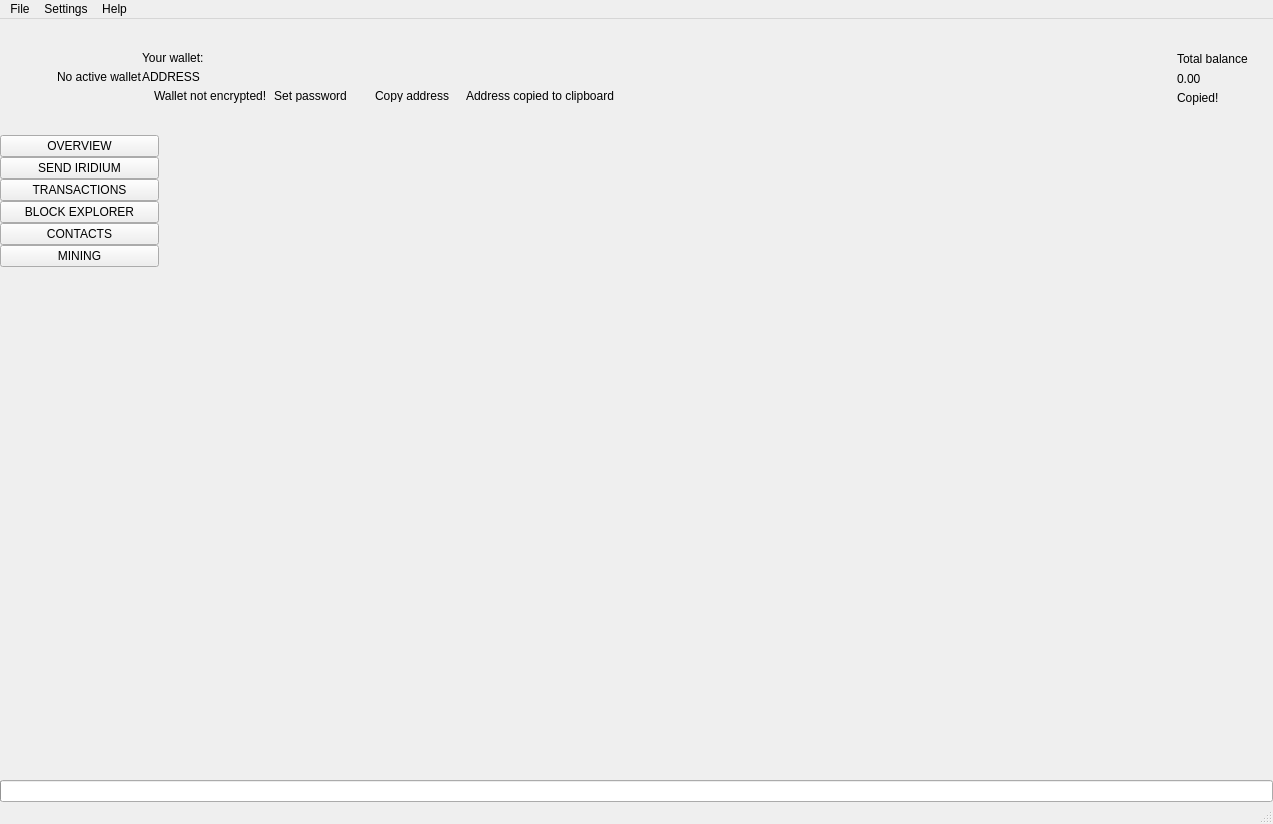
 <widget class="QMainWindow" name="MainWindow">
  <property name="geometry">
   <rect>
    <x>0</x>
    <y>0</y>
    <width>1273</width>
    <height>824</height>
   </rect>
  </property>
  <property name="sizePolicy">
   <sizepolicy hsizetype="Preferred" vsizetype="Preferred">
    <horstretch>0</horstretch>
    <verstretch>0</verstretch>
   </sizepolicy>
  </property>
  <property name="minimumSize">
   <size>
    <width>1260</width>
    <height>600</height>
   </size>
  </property>
  <property name="maximumSize">
   <size>
    <width>16777215</width>
    <height>16777215</height>
   </size>
  </property>
  <property name="windowTitle">
   <string>MainWindow</string>
  </property>
  <property name="windowIcon">
   <iconset>
    <normaloff>:/images/intensecoin</normaloff>:/images/intensecoin</iconset>
  </property>
  <widget class="QWidget" name="centralwidget">
   <layout class="QVBoxLayout" name="verticalLayout_2">
    <property name="spacing">
     <number>0</number>
    </property>
    <property name="leftMargin">
     <number>0</number>
    </property>
    <property name="topMargin">
     <number>0</number>
    </property>
    <property name="rightMargin">
     <number>0</number>
    </property>
    <property name="bottomMargin">
     <number>0</number>
    </property>
    <item>
     <widget class="QFrame" name="m_headerFrame">
      <property name="minimumSize">
       <size>
        <width>0</width>
        <height>116</height>
       </size>
      </property>
      <property name="maximumSize">
       <size>
        <width>16777215</width>
        <height>116</height>
       </size>
      </property>
      <property name="frameShape">
       <enum>QFrame::NoFrame</enum>
      </property>
      <property name="frameShadow">
       <enum>QFrame::Raised</enum>
      </property>
      <layout class="QHBoxLayout" name="horizontalLayout_3">
       <property name="spacing">
        <number>0</number>
       </property>
       <property name="leftMargin">
        <number>0</number>
       </property>
       <property name="topMargin">
        <number>0</number>
       </property>
       <property name="rightMargin">
        <number>25</number>
       </property>
       <property name="bottomMargin">
        <number>0</number>
       </property>
       <item>
        <spacer name="horizontalSpacer_2">
         <property name="orientation">
          <enum>Qt::Horizontal</enum>
         </property>
         <property name="sizeType">
          <enum>QSizePolicy::Fixed</enum>
         </property>
         <property name="sizeHint" stdset="0">
          <size>
           <width>30</width>
           <height>20</height>
          </size>
         </property>
        </spacer>
       </item>
       <item>
        <widget class="QLabel" name="m_logoLabel">
         <property name="text">
          <string/>
         </property>
        </widget>
       </item>
       <item>
        <spacer name="horizontalSpacer_5">
         <property name="orientation">
          <enum>Qt::Horizontal</enum>
         </property>
         <property name="sizeType">
          <enum>QSizePolicy::Fixed</enum>
         </property>
         <property name="sizeHint" stdset="0">
          <size>
           <width>20</width>
           <height>20</height>
          </size>
         </property>
        </spacer>
       </item>
       <item>
        <widget class="WalletGui::WalletSmallGrayTextLabel" name="m_noWalletLabel">
         <property name="text">
          <string>No active wallet</string>
         </property>
        </widget>
       </item>
       <item>
        <widget class="QFrame" name="m_walletFrame">
         <property name="frameShape">
          <enum>QFrame::NoFrame</enum>
         </property>
         <property name="frameShadow">
          <enum>QFrame::Raised</enum>
         </property>
         <layout class="QVBoxLayout" name="verticalLayout_3">
          <property name="spacing">
           <number>5</number>
          </property>
          <property name="leftMargin">
           <number>0</number>
          </property>
          <property name="topMargin">
           <number>0</number>
          </property>
          <property name="rightMargin">
           <number>0</number>
          </property>
          <property name="bottomMargin">
           <number>0</number>
          </property>
          <item>
           <spacer name="verticalSpacer_3">
            <property name="orientation">
             <enum>Qt::Vertical</enum>
            </property>
            <property name="sizeType">
             <enum>QSizePolicy::Minimum</enum>
            </property>
            <property name="sizeHint" stdset="0">
             <size>
              <width>20</width>
              <height>40</height>
             </size>
            </property>
           </spacer>
          </item>
          <item>
           <widget class="WalletGui::WalletSmallGrayTextLabel" name="m_walletLabel">
            <property name="text">
             <string>Your wallet:</string>
            </property>
            <property name="indent">
             <number>0</number>
            </property>
           </widget>
          </item>
          <item>
           <widget class="QLabel" name="m_addressLabel">
            <property name="sizePolicy">
             <sizepolicy hsizetype="Preferred" vsizetype="Preferred">
              <horstretch>0</horstretch>
              <verstretch>0</verstretch>
             </sizepolicy>
            </property>
            <property name="cursor">
             <cursorShape>PointingHandCursor</cursorShape>
            </property>
            <property name="toolTip">
             <string>Click to copy</string>
            </property>
            <property name="text">
             <string>ADDRESS</string>
            </property>
            <property name="indent">
             <number>0</number>
            </property>
           </widget>
          </item>
          <item>
           <layout class="QHBoxLayout" name="horizontalLayout_2">
            <property name="spacing">
             <number>0</number>
            </property>
            <item alignment="Qt::AlignTop">
             <widget class="QFrame" name="m_notEncryptedFrame">
              <property name="frameShape">
               <enum>QFrame::NoFrame</enum>
              </property>
              <property name="frameShadow">
               <enum>QFrame::Raised</enum>
              </property>
              <layout class="QHBoxLayout" name="horizontalLayout_4">
               <property name="spacing">
                <number>0</number>
               </property>
               <property name="leftMargin">
                <number>0</number>
               </property>
               <property name="topMargin">
                <number>0</number>
               </property>
               <property name="rightMargin">
                <number>0</number>
               </property>
               <property name="bottomMargin">
                <number>0</number>
               </property>
               <item alignment="Qt::AlignVCenter">
                <widget class="QLabel" name="m_notEncryptedIconLabel">
                 <property name="text">
                  <string/>
                 </property>
                 <property name="pixmap">
                  <pixmap resource="../../resources.qrc">:/icons/lock_open_gray</pixmap>
                 </property>
                 <property name="alignment">
                  <set>Qt::AlignLeading|Qt::AlignLeft|Qt::AlignVCenter</set>
                 </property>
                </widget>
               </item>
               <item>
                <spacer name="horizontalSpacer_11">
                 <property name="orientation">
                  <enum>Qt::Horizontal</enum>
                 </property>
                 <property name="sizeType">
                  <enum>QSizePolicy::Fixed</enum>
                 </property>
                 <property name="sizeHint" stdset="0">
                  <size>
                   <width>5</width>
                   <height>3</height>
                  </size>
                 </property>
                </spacer>
               </item>
               <item alignment="Qt::AlignVCenter">
                <widget class="WalletGui::WalletTinyGrayTextLabel" name="m_notEncryptedTextLabel">
                 <property name="text">
                  <string>Wallet not encrypted!</string>
                 </property>
                 <property name="alignment">
                  <set>Qt::AlignLeading|Qt::AlignLeft|Qt::AlignVCenter</set>
                 </property>
                </widget>
               </item>
               <item>
                <spacer name="horizontalSpacer_9">
                 <property name="orientation">
                  <enum>Qt::Horizontal</enum>
                 </property>
                 <property name="sizeType">
                  <enum>QSizePolicy::Fixed</enum>
                 </property>
                 <property name="sizeHint" stdset="0">
                  <size>
                   <width>3</width>
                   <height>3</height>
                  </size>
                 </property>
                </spacer>
               </item>
               <item alignment="Qt::AlignVCenter">
                <widget class="WalletGui::WalletTinyLinkLikeButton" name="m_encryptButton">
                 <property name="sizePolicy">
                  <sizepolicy hsizetype="Minimum" vsizetype="Minimum">
                   <horstretch>0</horstretch>
                   <verstretch>0</verstretch>
                  </sizepolicy>
                 </property>
                 <property name="minimumSize">
                  <size>
                   <width>0</width>
                   <height>3</height>
                  </size>
                 </property>
                 <property name="cursor">
                  <cursorShape>PointingHandCursor</cursorShape>
                 </property>
                 <property name="text">
                  <string>Set password</string>
                 </property>
                 <property name="flat">
                  <bool>true</bool>
                 </property>
                </widget>
               </item>
               <item>
                <spacer name="horizontalSpacer_10">
                 <property name="orientation">
                  <enum>Qt::Horizontal</enum>
                 </property>
                 <property name="sizeType">
                  <enum>QSizePolicy::Fixed</enum>
                 </property>
                 <property name="sizeHint" stdset="0">
                  <size>
                   <width>20</width>
                   <height>3</height>
                  </size>
                 </property>
                </spacer>
               </item>
              </layout>
             </widget>
            </item>
            <item alignment="Qt::AlignVCenter">
             <widget class="WalletGui::WalletTinyLinkLikeButton" name="m_copyAddressButton">
              <property name="sizePolicy">
               <sizepolicy hsizetype="Minimum" vsizetype="Minimum">
                <horstretch>0</horstretch>
                <verstretch>0</verstretch>
               </sizepolicy>
              </property>
              <property name="minimumSize">
               <size>
                <width>0</width>
                <height>3</height>
               </size>
              </property>
              <property name="cursor">
               <cursorShape>PointingHandCursor</cursorShape>
              </property>
              <property name="focusPolicy">
               <enum>Qt::NoFocus</enum>
              </property>
              <property name="autoFillBackground">
               <bool>true</bool>
              </property>
              <property name="text">
               <string>Copy address</string>
              </property>
              <property name="flat">
               <bool>true</bool>
              </property>
             </widget>
            </item>
            <item>
             <spacer name="horizontalSpacer_7">
              <property name="orientation">
               <enum>Qt::Horizontal</enum>
              </property>
              <property name="sizeType">
               <enum>QSizePolicy::Fixed</enum>
              </property>
              <property name="sizeHint" stdset="0">
               <size>
                <width>13</width>
                <height>3</height>
               </size>
              </property>
             </spacer>
            </item>
            <item alignment="Qt::AlignVCenter">
             <widget class="WalletGui::CopyMagicLabel" name="m_copyAddressLabel">
              <property name="text">
               <string>Address copied to clipboard</string>
              </property>
              <property name="alignment">
               <set>Qt::AlignLeading|Qt::AlignLeft|Qt::AlignVCenter</set>
              </property>
             </widget>
            </item>
            <item>
             <spacer name="horizontalSpacer">
              <property name="orientation">
               <enum>Qt::Horizontal</enum>
              </property>
              <property name="sizeHint" stdset="0">
               <size>
                <width>40</width>
                <height>3</height>
               </size>
              </property>
             </spacer>
            </item>
           </layout>
          </item>
          <item>
           <spacer name="verticalSpacer_2">
            <property name="orientation">
             <enum>Qt::Vertical</enum>
            </property>
            <property name="sizeType">
             <enum>QSizePolicy::Minimum</enum>
            </property>
            <property name="sizeHint" stdset="0">
             <size>
              <width>20</width>
              <height>40</height>
             </size>
            </property>
           </spacer>
          </item>
         </layout>
        </widget>
       </item>
       <item>
        <spacer name="horizontalSpacer_3">
         <property name="orientation">
          <enum>Qt::Horizontal</enum>
         </property>
         <property name="sizeType">
          <enum>QSizePolicy::Expanding</enum>
         </property>
         <property name="sizeHint" stdset="0">
          <size>
           <width>34</width>
           <height>20</height>
          </size>
         </property>
        </spacer>
       </item>
       <item>
        <spacer name="horizontalSpacer_8">
         <property name="orientation">
          <enum>Qt::Horizontal</enum>
         </property>
         <property name="sizeType">
          <enum>QSizePolicy::Fixed</enum>
         </property>
         <property name="sizeHint" stdset="0">
          <size>
           <width>34</width>
           <height>20</height>
          </size>
         </property>
        </spacer>
       </item>
       <item alignment="Qt::AlignRight|Qt::AlignVCenter">
        <widget class="QFrame" name="m_balanceFrame">
         <layout class="QGridLayout" name="gridLayout">
          <property name="leftMargin">
           <number>0</number>
          </property>
          <property name="topMargin">
           <number>30</number>
          </property>
          <property name="rightMargin">
           <number>0</number>
          </property>
          <property name="bottomMargin">
           <number>0</number>
          </property>
          <property name="verticalSpacing">
           <number>3</number>
          </property>
          <item row="0" column="2">
           <layout class="QVBoxLayout" name="verticalLayout_4">
            <item>
             <widget class="QLabel" name="m_balanceTextLabel">
              <property name="text">
               <string>Total balance</string>
              </property>
             </widget>
            </item>
            <item>
             <widget class="QLabel" name="m_balanceLabel">
              <property name="cursor">
               <cursorShape>PointingHandCursor</cursorShape>
              </property>
              <property name="toolTip">
               <string>Click to copy</string>
              </property>
              <property name="text">
               <string>0.00</string>
              </property>
             </widget>
            </item>
           </layout>
          </item>
          <item row="1" column="2">
           <widget class="WalletGui::CopyMagicLabel" name="m_balanceCopyLabel">
            <property name="text">
             <string>Copied!</string>
            </property>
           </widget>
          </item>
          <item row="0" column="1">
           <spacer name="horizontalSpacer_6">
            <property name="orientation">
             <enum>Qt::Horizontal</enum>
            </property>
            <property name="sizeType">
             <enum>QSizePolicy::Fixed</enum>
            </property>
            <property name="sizeHint" stdset="0">
             <size>
              <width>2</width>
              <height>39</height>
             </size>
            </property>
           </spacer>
          </item>
          <item row="2" column="2">
           <spacer name="verticalSpacer_5">
            <property name="orientation">
             <enum>Qt::Vertical</enum>
            </property>
            <property name="sizeType">
             <enum>QSizePolicy::Expanding</enum>
            </property>
            <property name="sizeHint" stdset="0">
             <size>
              <width>20</width>
              <height>50</height>
             </size>
            </property>
           </spacer>
          </item>
          <item row="0" column="0">
           <widget class="QLabel" name="m_balanceIconLabel">
            <property name="text">
             <string/>
            </property>
            <property name="pixmap">
             <pixmap resource="../../resources.qrc">:/icons/total_balance</pixmap>
            </property>
           </widget>
          </item>
         </layout>
        </widget>
       </item>
      </layout>
     </widget>
    </item>
    <item>
     <layout class="QHBoxLayout" name="horizontalLayout" stretch="0,0,0,0,0,0,0,0">
      <property name="spacing">
       <number>0</number>
      </property>
      <item>
       <widget class="QFrame" name="m_toolFrame">
        <property name="frameShape">
         <enum>QFrame::NoFrame</enum>
        </property>
        <property name="frameShadow">
         <enum>QFrame::Plain</enum>
        </property>
        <property name="lineWidth">
         <number>0</number>
        </property>
        <layout class="QVBoxLayout" name="verticalLayout">
         <property name="spacing">
          <number>0</number>
         </property>
         <property name="leftMargin">
          <number>0</number>
         </property>
         <property name="topMargin">
          <number>0</number>
         </property>
         <property name="rightMargin">
          <number>0</number>
         </property>
         <property name="bottomMargin">
          <number>0</number>
         </property>
         <item>
          <widget class="QPushButton" name="m_overviewButton">
           <property name="sizePolicy">
            <sizepolicy hsizetype="Minimum" vsizetype="Fixed">
             <horstretch>0</horstretch>
             <verstretch>0</verstretch>
            </sizepolicy>
           </property>
           <property name="focusPolicy">
            <enum>Qt::NoFocus</enum>
           </property>
           <property name="text">
            <string>OVERVIEW</string>
           </property>
           <property name="checkable">
            <bool>true</bool>
           </property>
           <attribute name="buttonGroup">
            <string notr="true">m_toolButtonGroup</string>
           </attribute>
          </widget>
         </item>
         <item>
          <widget class="QPushButton" name="m_sendButton">
           <property name="sizePolicy">
            <sizepolicy hsizetype="Minimum" vsizetype="Fixed">
             <horstretch>0</horstretch>
             <verstretch>0</verstretch>
            </sizepolicy>
           </property>
           <property name="focusPolicy">
            <enum>Qt::NoFocus</enum>
           </property>
           <property name="text">
            <string>SEND IRIDIUM</string>
           </property>
           <property name="checkable">
            <bool>true</bool>
           </property>
           <attribute name="buttonGroup">
            <string notr="true">m_toolButtonGroup</string>
           </attribute>
          </widget>
         </item>
         <item>
          <widget class="QPushButton" name="m_transactionsButton">
           <property name="sizePolicy">
            <sizepolicy hsizetype="Minimum" vsizetype="Fixed">
             <horstretch>0</horstretch>
             <verstretch>0</verstretch>
            </sizepolicy>
           </property>
           <property name="focusPolicy">
            <enum>Qt::NoFocus</enum>
           </property>
           <property name="text">
            <string>TRANSACTIONS</string>
           </property>
           <property name="checkable">
            <bool>true</bool>
           </property>
           <attribute name="buttonGroup">
            <string notr="true">m_toolButtonGroup</string>
           </attribute>
          </widget>
         </item>
         <item>
          <widget class="QPushButton" name="m_blockExplorerButton">
           <property name="focusPolicy">
            <enum>Qt::NoFocus</enum>
           </property>
           <property name="text">
            <string>BLOCK EXPLORER</string>
           </property>
           <property name="checkable">
            <bool>true</bool>
           </property>
           <attribute name="buttonGroup">
            <string notr="true">m_toolButtonGroup</string>
           </attribute>
          </widget>
         </item>
         <item>
          <widget class="QPushButton" name="m_addressBookButton">
           <property name="sizePolicy">
            <sizepolicy hsizetype="Minimum" vsizetype="Fixed">
             <horstretch>0</horstretch>
             <verstretch>0</verstretch>
            </sizepolicy>
           </property>
           <property name="focusPolicy">
            <enum>Qt::NoFocus</enum>
           </property>
           <property name="text">
            <string>CONTACTS</string>
           </property>
           <property name="checkable">
            <bool>true</bool>
           </property>
           <attribute name="buttonGroup">
            <string notr="true">m_toolButtonGroup</string>
           </attribute>
          </widget>
         </item>
         <item>
          <widget class="QPushButton" name="m_miningButton">
           <property name="focusPolicy">
            <enum>Qt::NoFocus</enum>
           </property>
           <property name="text">
            <string>MINING</string>
           </property>
           <property name="checkable">
            <bool>true</bool>
           </property>
           <attribute name="buttonGroup">
            <string notr="true">m_toolButtonGroup</string>
           </attribute>
          </widget>
         </item>
         <item>
          <spacer name="verticalSpacer">
           <property name="orientation">
            <enum>Qt::Vertical</enum>
           </property>
           <property name="sizeHint" stdset="0">
            <size>
             <width>20</width>
             <height>40</height>
            </size>
           </property>
          </spacer>
         </item>
        </layout>
       </widget>
      </item>
      <item>
       <widget class="WalletGui::OverviewFrame" name="m_overviewFrame">
        <property name="frameShape">
         <enum>QFrame::NoFrame</enum>
        </property>
        <property name="frameShadow">
         <enum>QFrame::Raised</enum>
        </property>
       </widget>
      </item>
      <item>
       <widget class="WalletGui::SendFrame" name="m_sendFrame">
        <property name="frameShape">
         <enum>QFrame::NoFrame</enum>
        </property>
        <property name="frameShadow">
         <enum>QFrame::Raised</enum>
        </property>
       </widget>
      </item>
      <item>
       <widget class="WalletGui::TransactionsFrame" name="m_transactionsFrame">
        <property name="frameShape">
         <enum>QFrame::NoFrame</enum>
        </property>
        <property name="frameShadow">
         <enum>QFrame::Raised</enum>
        </property>
       </widget>
      </item>
      <item>
       <widget class="WalletGui::AddressBookFrame" name="m_addressBookFrame">
        <property name="frameShape">
         <enum>QFrame::NoFrame</enum>
        </property>
        <property name="frameShadow">
         <enum>QFrame::Raised</enum>
        </property>
       </widget>
      </item>
      <item>
       <widget class="WalletGui::NoWalletFrame" name="m_noWalletFrame">
        <property name="frameShape">
         <enum>QFrame::NoFrame</enum>
        </property>
        <property name="frameShadow">
         <enum>QFrame::Raised</enum>
        </property>
       </widget>
      </item>
      <item>
       <widget class="WalletGui::BlockExplorerFrame" name="m_blockExplorerFrame">
        <property name="frameShape">
         <enum>QFrame::NoFrame</enum>
        </property>
        <property name="frameShadow">
         <enum>QFrame::Raised</enum>
        </property>
       </widget>
      </item>
      <item>
       <widget class="WalletGui::MiningFrame" name="m_miningFrame">
        <property name="frameShape">
         <enum>QFrame::NoFrame</enum>
        </property>
        <property name="frameShadow">
         <enum>QFrame::Raised</enum>
        </property>
       </widget>
      </item>
     </layout>
    </item>
    <item>
     <widget class="QProgressBar" name="m_syncProgress">
      <property name="maximum">
       <number>100</number>
      </property>
      <property name="value">
       <number>0</number>
      </property>
      <property name="textVisible">
       <bool>false</bool>
      </property>
     </widget>
    </item>
   </layout>
  </widget>
  <widget class="QMenuBar" name="menubar">
   <property name="geometry">
    <rect>
     <x>0</x>
     <y>0</y>
     <width>1273</width>
     <height>21</height>
    </rect>
   </property>
   <widget class="QMenu" name="menuFile">
    <property name="title">
     <string>File</string>
    </property>
    <addaction name="m_createWalletAction"/>
    <addaction name="m_openWalletAction"/>
    <addaction name="m_recentWalletsAction"/>
    <addaction name="m_backupWalletAction"/>
    <addaction name="m_saveKeysAction"/>
    <addaction name="m_resetAction"/>
    <addaction name="m_importKeyAction"/>
    <addaction name="m_exportKeyAction"/>
    <addaction name="m_exportTrackingKeyAction"/>
    <addaction name="m_exitAction"/>
   </widget>
   <widget class="QMenu" name="menuSettings">
    <property name="title">
     <string>Settings</string>
    </property>
    <widget class="QMenu" name="menuThemes">
     <property name="title">
      <string>Themes</string>
     </property>
    </widget>
    <addaction name="m_encryptWalletAction"/>
    <addaction name="m_changePasswordAction"/>
    <addaction name="m_removePendingTxAction"/>
    <addaction name="separator"/>
    <addaction name="m_autostartAction"/>
    <addaction name="m_minimizeToTrayAction"/>
    <addaction name="m_closeToTrayAction"/>
    <addaction name="separator"/>
    <addaction name="m_preferencesAction"/>
    <addaction name="menuThemes"/>
   </widget>
   <widget class="QMenu" name="menuHelp">
    <property name="title">
     <string>Help</string>
    </property>
    <addaction name="m_communityForumAction"/>
    <addaction name="m_reportIssueAction"/>
    <addaction name="m_aboutBytecoinAction"/>
    <addaction name="m_aboutQtAction"/>
   </widget>
   <addaction name="menuFile"/>
   <addaction name="menuSettings"/>
   <addaction name="menuHelp"/>
  </widget>
  <widget class="WalletGui::WalletStatusBar" name="statusBar"/>
  <action name="m_exitAction">
   <property name="checkable">
    <bool>false</bool>
   </property>
   <property name="enabled">
    <bool>true</bool>
   </property>
   <property name="text">
    <string>Exit</string>
   </property>
   <property name="shortcut">
    <string>Ctrl+Q</string>
   </property>
  </action>
  <action name="m_createWalletAction">
   <property name="enabled">
    <bool>true</bool>
   </property>
   <property name="text">
    <string>Create wallet</string>
   </property>
  </action>
  <action name="m_openWalletAction">
   <property name="enabled">
    <bool>true</bool>
   </property>
   <property name="text">
    <string>Open wallet</string>
   </property>
  </action>
  <action name="m_encryptWalletAction">
   <property name="enabled">
    <bool>true</bool>
   </property>
   <property name="text">
    <string>Encrypt wallet</string>
   </property>
  </action>
  <action name="m_changePasswordAction">
   <property name="enabled">
    <bool>true</bool>
   </property>
   <property name="text">
    <string>Change password</string>
   </property>
   <property name="toolTip">
    <string>Change password</string>
   </property>
  </action>
  <action name="m_aboutBytecoinAction">
   <property name="enabled">
    <bool>true</bool>
   </property>
   <property name="text">
    <string>About Iridium</string>
   </property>
  </action>
  <action name="m_aboutQtAction">
   <property name="enabled">
    <bool>true</bool>
   </property>
   <property name="text">
    <string>About Qt</string>
   </property>
  </action>
  <action name="m_backupWalletAction">
   <property name="enabled">
    <bool>true</bool>
   </property>
   <property name="text">
    <string>Backup wallet</string>
   </property>
  </action>
  <action name="m_autostartAction">
   <property name="checkable">
    <bool>true</bool>
   </property>
   <property name="text">
    <string>Start on system login</string>
   </property>
  </action>
  <action name="m_minimizeToTrayAction">
   <property name="checkable">
    <bool>true</bool>
   </property>
   <property name="text">
    <string>Minimize to tray</string>
   </property>
  </action>
  <action name="m_closeToTrayAction">
   <property name="checkable">
    <bool>true</bool>
   </property>
   <property name="text">
    <string>Close to tray</string>
   </property>
  </action>
  <action name="m_preferencesAction">
   <property name="text">
    <string>Preferences</string>
   </property>
  </action>
  <action name="m_recentWalletsAction">
   <property name="text">
    <string>Recent wallets</string>
   </property>
  </action>
  <action name="m_exportTrackingKeyAction">
   <property name="text">
    <string>Export tracking key</string>
   </property>
   <property name="toolTip">
    <string>Export tracking key</string>
   </property>
  </action>
  <action name="m_importKeyAction">
   <property name="text">
    <string>Import key</string>
   </property>
   <property name="toolTip">
    <string>Import key</string>
   </property>
  </action>
  <action name="m_communityForumAction">
   <property name="text">
    <string>Join us on Discord</string>
   </property>
  </action>
  <action name="m_reportIssueAction">
   <property name="text">
    <string>Report an issue</string>
   </property>
  </action>
  <action name="m_resetAction">
   <property name="text">
    <string>Reset wallet</string>
   </property>
  </action>
  <action name="m_saveKeysAction">
   <property name="text">
    <string>Save wallet keys</string>
   </property>
  </action>
  <action name="m_exportKeyAction">
   <property name="text">
    <string>Export key</string>
   </property>
   <property name="toolTip">
    <string>Export key</string>
   </property>
  </action>
  <action name="m_removePendingTxAction">
   <property name="checkable">
    <bool>false</bool>
   </property>
   <property name="text">
    <string>Remove pending TXs</string>
   </property>
  </action>
 </widget>
